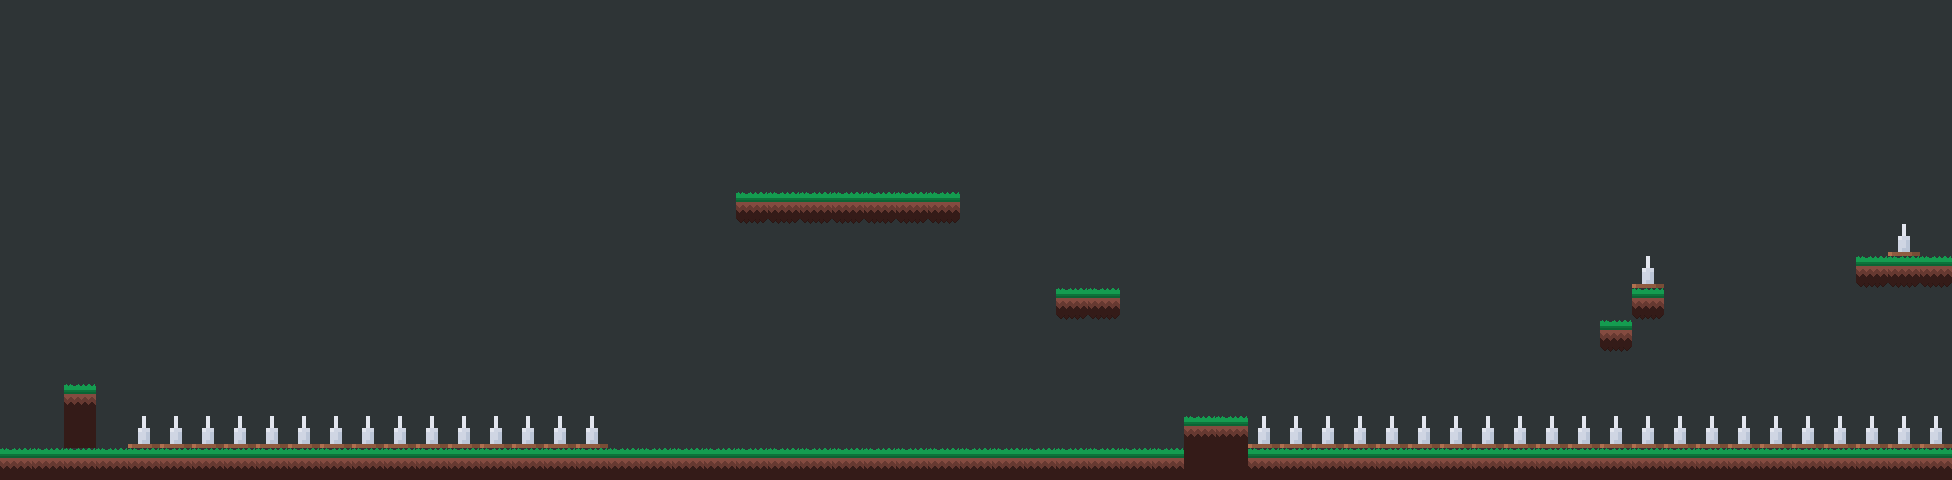

A level layout from a 2D game, rendered from its tile map. Below: a short description, then the map file with tile-grid data replaced by summaries:
An orthogonal 61x15 tile map with 32x32 px tiles, 2 tile layers (plts, spikes), 3 tilesets and 25 objects (10x plataform, 4x Spike, 2x YELLOW, 2x -2, 2x Lemon, ...).

<map version="1.0" tiledversion="1.1.6" orientation="orthogonal" renderorder="right-down" width="61" height="15" tilewidth="32" tileheight="32" infinite="0" backgroundcolor="#2e3436" nextobjectid="374">
 <tileset firstgid="1" source="spikes.tsx" />
 <tileset firstgid="9" source="fire_cannon.tsx" />
 <tileset firstgid="10" source="pasto.tsx" />
 <layer name="plts" width="61" height="15">
  <data>[915 cells, 80 non-empty, 4 distinct tile ids]</data>
 </layer>
 <objectgroup name="spikes">
  <object id="356" name="Spike" x="1257.96" y="416" width="684.167" height="28" />
  <object id="358" name="Spike" x="137.333" y="416" width="461" height="27.3333" />
  <object id="365" name="Spike" x="1641.93" y="256.006" width="12.0682" height="28.0909" />
  <object id="367" name="Spike" x="1897.91" y="224.182" width="12.1818" height="27.6364" />
 </objectgroup>
 <layer name="spikes" width="61" height="15">
  <data>[915 cells, 38 non-empty, 1 distinct tile ids]</data>
 </layer>
 <objectgroup name="wall">
  <object id="111" name="plataform" x="0.060606" y="-224.667" height="672.646" />
  <object id="113" name="plataform" x="1951.99" y="83.626" width="-4.2244e-14" height="397.646" />
 </objectgroup>
 <objectgroup color="#00ff00" name="plataform">
  <object id="115" name="Player" x="21.1667" y="375.5" width="9" height="6" />
  <object id="153" name="plataform" x="-2.19" y="450.932" width="1954.19" height="29.083" />
  <object id="291" name="Key" type="YELLOW" x="1546.5" y="65.167" width="6" height="5.66667" />
  <object id="345" name="plataform" x="736" y="196.542" width="223.5" height="27.125" />
  <object id="350" name="plataform" x="1600" y="323.364" width="32.25" height="28.3864" />
  <object id="346" name="plataform_m" type="-2" x="1408.58" y="321" width="31.3333" height="29.6667" />
  <object id="355" name="plataform" x="1184" y="420" width="63.75" height="30.75" />
  <object id="357" name="plataform_m" type="-2" x="279" y="321.333" width="26" height="28" />
  <object id="360" name="plataform" x="64.0947" y="387.988" width="31.9091" height="62.7159" />
  <object id="361" name="plataform_m" type="2" x="486.333" y="322" width="26" height="28" />
  <object id="362" name="plataform" x="1056" y="292.125" width="64" height="28" />
  <object id="364" name="plataform" x="1632.25" y="291.375" width="31.875" height="32" />
  <object id="366" name="plataform" x="1856" y="259.273" width="95.8182" height="29.0909" />
  <object id="368" name="plataform_m" type="1" x="1750.8" y="196.788" width="24.3636" height="29.5455" />
 </objectgroup>
 <objectgroup name="sprites">
  <object id="373" name="Apple" x="993.5" y="397" width="30.5" height="30" />
 </objectgroup>
 <objectgroup name="object">
  <object id="337" name="Door" type="YELLOW" x="819.295" y="133.292" width="62.3333" height="63" />
  <object id="363" name="jump" x="1600" y="291.352" width="32.0682" height="31.7386" />
  <object id="369" name="Lemon" x="1921.09" y="224" width="30.1818" height="32" />
  <object id="370" name="Lemon" x="640" y="386" width="32" height="29.3333" />
 </objectgroup>
</map>